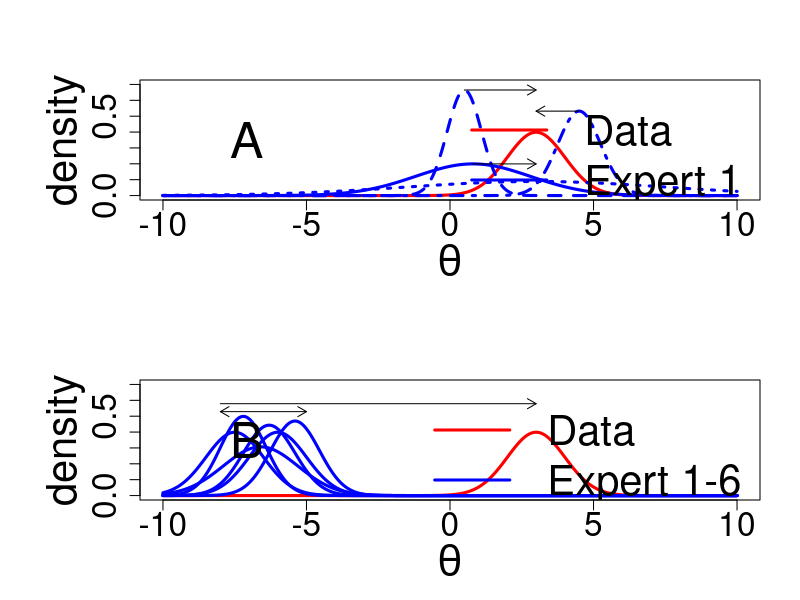

Write the R code that produced this figure.
require(fGarch)
##basis
x <- seq(-10,10,by=.001)
y1 <- dsnorm(x,3,1,1)#normal distribution with mean of 3 and sd of 1  (skewness of 1 == normal)

png(file="figure3.png",width=1500,height=1000) #to store in png
par(mfrow=c(2,1))
par(mar = c(5, 7,4, 2)) ## setting for legend function
#plot2 more experts
y5 <- dsnorm(x,.8,2,1)
y6 <- dsnorm(x,.5,.6,1)
y7 <- dsnorm(x,3,4.5,1)
y8 <- dsnorm(x,4.5,.75,1)
plot(x,y1,type="l",col="red",lwd=3,xlab=expression(theta),ylab= "density",
     ylim=c(0,.7),cex.lab=2.5, cex.axis=2)
#axis(side=1,at=0,labels=0)
lines(x,y5,type="l",col="blue",lwd=3,lty=1)
lines(x,y6,type="l",col="blue",lwd=3,lty=2)
lines(x,y7,type="l",col="blue",lwd=3,lty=3)
lines(x,y8,type="l",col="blue",lwd=3,lty=4)
arrows(x0=x[which.max(y5)],x1=3,y0=y5[which.max(y5)],y1=y5[which.max(y5)],length=.1,code=2) #from x0,y0 to x1,y1 arrowlength in inches, arrowhead both sides
arrows(x0=x[which.max(y6)],x1=3,y0=y6[which.max(y6)],y1=y6[which.max(y6)],length=.1,code=2) 
#arrows(x0=x[which.max(y7)],x1=3,y0=y7[which.max(y7)],y1=y7[which.max(y7)],length=.1,code=2) 
arrows(x0=x[which.max(y8)],x1=3,y0=y8[which.max(y8)],y1=y8[which.max(y8)],length=.1,code=2) 
legend("topleft","A",bty="n", cex=3)
legend("topright",bty="n",lty=c(1,1,2,3,4),lwd=c(3,3,3,3,3),col=c("red","blue","blue","blue","blue"),
       legend=c("Data","Expert 1", "Expert 2","Expert 3","Expert 4"),cex=2.5)
#add legend




# plot 3, experts agree but disagree with data
# might the data be polouted?
y9 <- dsnorm(x,-6,1,1)
y10 <- dsnorm(x,-6.6,1.3,1)
y11 <- dsnorm(x,-6.3,.9,1)
y12 <- dsnorm(x,-7.5,1,1)
y13 <- dsnorm(x,-5.4,.85,1)
y14 <- dsnorm(x,-7.2,.8,1)
plot(x,y1,type="l",col="red",lwd=3,xlab=expression(theta),ylab= "density",
    ylim=c(0,.7),cex.lab=2.5, cex.axis=2)
#plot for "data" with beta on x-axis
#axis(side=1,at=0,labels=0)
# add zero value lable at xaxis
lines(x,y9,type="l",col="blue",lwd=3)
lines(x,y10,type="l",col="blue",lwd=3)
lines(x,y11,type="l",col="blue",lwd=3)
lines(x,y12,type="l",col="blue",lwd=3)
lines(x,y13,type="l",col="blue",lwd=3)
lines(x,y14,type="l",col="blue",lwd=3)
arrows(x0=-8,x1=-5,y0=y14[which.max(y14)]+.03,y1=y14[which.max(y14)]+.03,length=.1,code=3) 
arrows(x0=-8,x1=3,y0=y14[which.max(y14)]+.08,y1=y14[which.max(y14)]+.08,length=.1,code=2) 
legend("topright",bty="n",lty=c(1,1),lwd=c(3,3),col=c("red","blue"),legend=c("Data","Expert 1-6"),cex=2.5)
#add legend
legend("topleft","B",bty="n", cex=3)
dev.off() # get png filled
